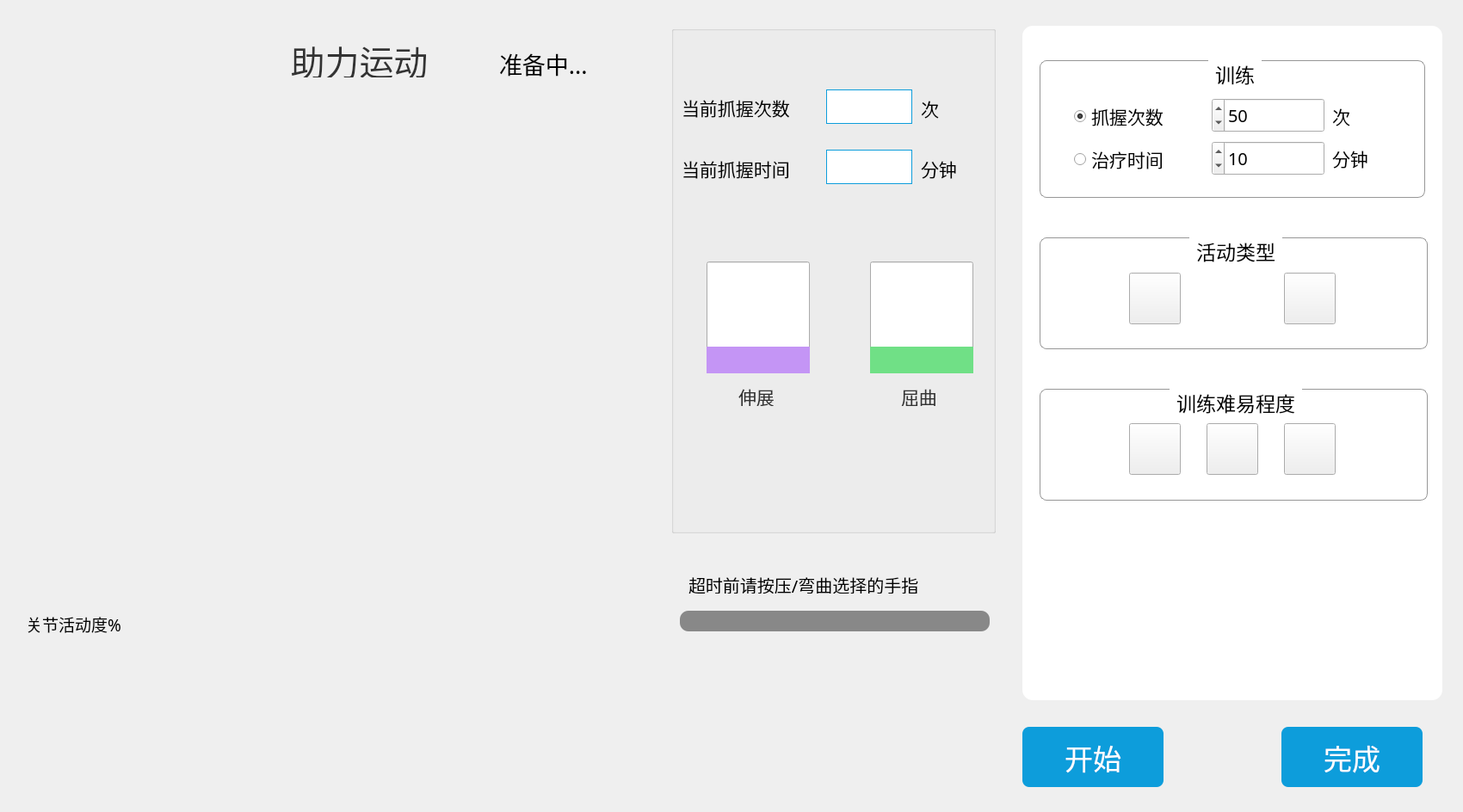
<?xml version="1.0" encoding="UTF-8"?>
<ui version="4.0">
 <class>BoostTraining</class>
 <widget class="QWidget" name="BoostTraining">
  <property name="geometry">
   <rect>
    <x>0</x>
    <y>0</y>
    <width>1700</width>
    <height>944</height>
   </rect>
  </property>
  <property name="windowTitle">
   <string>Form</string>
  </property>
  <widget class="QGroupBox" name="groupBox">
   <property name="geometry">
    <rect>
     <x>1188</x>
     <y>30</y>
     <width>488</width>
     <height>784</height>
    </rect>
   </property>
   <property name="styleSheet">
    <string notr="true">#groupBox{background: #FFFFFF;
border-radius: 12px;}</string>
   </property>
   <property name="title">
    <string/>
   </property>
   <widget class="QGroupBox" name="train_GroupBox">
    <property name="geometry">
     <rect>
      <x>20</x>
      <y>40</y>
      <width>448</width>
      <height>160</height>
     </rect>
    </property>
    <property name="font">
     <font>
      <family>黑体</family>
      <pointsize>17</pointsize>
     </font>
    </property>
    <property name="styleSheet">
     <string notr="true">#train_GroupBox{border-radius: 8px;
border: 1px solid #979797;
margin-top:4ex;}
#train_GroupBox::title{subcontrol-origin:margin;
subcontrol-position:top center;
padding:0 5px;}</string>
    </property>
    <property name="title">
     <string>训练</string>
    </property>
    <property name="alignment">
     <set>Qt::AlignCenter</set>
    </property>
    <property name="flat">
     <bool>false</bool>
    </property>
    <widget class="QRadioButton" name="times_RadioButton">
     <property name="geometry">
      <rect>
       <x>40</x>
       <y>50</y>
       <width>151</width>
       <height>30</height>
      </rect>
     </property>
     <property name="font">
      <font>
       <family>黑体</family>
       <pointsize>16</pointsize>
      </font>
     </property>
     <property name="text">
      <string>抓握次数</string>
     </property>
     <property name="checked">
      <bool>true</bool>
     </property>
    </widget>
    <widget class="QRadioButton" name="duration_RadioButton">
     <property name="geometry">
      <rect>
       <x>40</x>
       <y>100</y>
       <width>151</width>
       <height>30</height>
      </rect>
     </property>
     <property name="font">
      <font>
       <family>黑体</family>
       <pointsize>16</pointsize>
      </font>
     </property>
     <property name="text">
      <string>治疗时间</string>
     </property>
    </widget>
    <widget class="QSpinBox" name="times_SpinBox">
     <property name="geometry">
      <rect>
       <x>200</x>
       <y>44</y>
       <width>131</width>
       <height>40</height>
      </rect>
     </property>
     <property name="font">
      <font>
       <family>黑体</family>
       <pointsize>15</pointsize>
      </font>
     </property>
     <property name="layoutDirection">
      <enum>Qt::RightToLeft</enum>
     </property>
     <property name="maximum">
      <number>10000</number>
     </property>
     <property name="value">
      <number>50</number>
     </property>
    </widget>
    <widget class="QSpinBox" name="duration_SpinBox">
     <property name="geometry">
      <rect>
       <x>200</x>
       <y>94</y>
       <width>131</width>
       <height>40</height>
      </rect>
     </property>
     <property name="font">
      <font>
       <family>黑体</family>
       <pointsize>15</pointsize>
      </font>
     </property>
     <property name="layoutDirection">
      <enum>Qt::RightToLeft</enum>
     </property>
     <property name="value">
      <number>10</number>
     </property>
    </widget>
    <widget class="QLabel" name="label">
     <property name="geometry">
      <rect>
       <x>340</x>
       <y>49</y>
       <width>51</width>
       <height>31</height>
      </rect>
     </property>
     <property name="font">
      <font>
       <family>黑体</family>
       <pointsize>16</pointsize>
      </font>
     </property>
     <property name="text">
      <string>次</string>
     </property>
    </widget>
    <widget class="QLabel" name="label_2">
     <property name="geometry">
      <rect>
       <x>340</x>
       <y>98</y>
       <width>71</width>
       <height>31</height>
      </rect>
     </property>
     <property name="font">
      <font>
       <family>黑体</family>
       <pointsize>16</pointsize>
      </font>
     </property>
     <property name="text">
      <string>分钟</string>
     </property>
    </widget>
   </widget>
   <widget class="QGroupBox" name="moveType_GroupBox">
    <property name="geometry">
     <rect>
      <x>20</x>
      <y>246</y>
      <width>451</width>
      <height>130</height>
     </rect>
    </property>
    <property name="font">
     <font>
      <family>黑体</family>
      <pointsize>17</pointsize>
     </font>
    </property>
    <property name="styleSheet">
     <string notr="true">#moveType_GroupBox{border-radius: 8px;
border: 1px solid #979797;
margin-top:4ex;}
#moveType_GroupBox::title{subcontrol-origin:margin;
subcontrol-position:top center;
padding:0 5px;}</string>
    </property>
    <property name="title">
     <string>活动类型</string>
    </property>
    <widget class="QPushButton" name="fourFinger_Btn">
     <property name="geometry">
      <rect>
       <x>104</x>
       <y>41</y>
       <width>60</width>
       <height>60</height>
      </rect>
     </property>
     <property name="styleSheet">
      <string notr="true">QPushButton{border-image: url(:/new/prefix1/source/buttons/level/boostFourNoSelected.png);}
QPushButton:hover{border-image: url(:/new/prefix1/source/buttons/level/boostFourHover.png);}</string>
     </property>
     <property name="text">
      <string/>
     </property>
    </widget>
    <widget class="QPushButton" name="oneFinger_Btn">
     <property name="geometry">
      <rect>
       <x>284</x>
       <y>41</y>
       <width>60</width>
       <height>60</height>
      </rect>
     </property>
     <property name="styleSheet">
      <string notr="true">QPushButton{border-image: url(:/new/prefix1/source/buttons/level/boostOneNoSelected.png);}
QPushButton:hover{border-image: url(:/new/prefix1/source/buttons/level/boostOneHover.png);}</string>
     </property>
     <property name="text">
      <string/>
     </property>
    </widget>
   </widget>
   <widget class="QGroupBox" name="timeInterval_GroupBox">
    <property name="geometry">
     <rect>
      <x>20</x>
      <y>422</y>
      <width>451</width>
      <height>130</height>
     </rect>
    </property>
    <property name="font">
     <font>
      <family>黑体</family>
      <pointsize>17</pointsize>
     </font>
    </property>
    <property name="styleSheet">
     <string notr="true">#timeInterval_GroupBox{border-radius: 8px;
border: 1px solid #979797;
margin-top:4ex;}
#timeInterval_GroupBox::title{subcontrol-origin:margin;
subcontrol-position:top center;
padding:0 5px;}</string>
    </property>
    <property name="title">
     <string>训练难易程度</string>
    </property>
    <widget class="QPushButton" name="level3_Btn">
     <property name="geometry">
      <rect>
       <x>284</x>
       <y>40</y>
       <width>60</width>
       <height>60</height>
      </rect>
     </property>
     <property name="styleSheet">
      <string notr="true">QPushButton{border-image: url(:/new/prefix1/source/buttons/level/level3NoSelect.png);}
QPushButton:hover{border-image: url(:/new/prefix1/source/buttons/level/level3Hover.png);}</string>
     </property>
     <property name="text">
      <string/>
     </property>
    </widget>
    <widget class="QPushButton" name="level1_Btn">
     <property name="geometry">
      <rect>
       <x>104</x>
       <y>40</y>
       <width>60</width>
       <height>60</height>
      </rect>
     </property>
     <property name="styleSheet">
      <string notr="true">QPushButton{border-image: url(:/new/prefix1/source/buttons/level/level1NoSelect.png);}
QPushButton:hover{border-image: url(:/new/prefix1/source/buttons/level/level1Hover.png);}

</string>
     </property>
     <property name="text">
      <string/>
     </property>
    </widget>
    <widget class="QPushButton" name="level2_Btn">
     <property name="geometry">
      <rect>
       <x>194</x>
       <y>40</y>
       <width>60</width>
       <height>60</height>
      </rect>
     </property>
     <property name="styleSheet">
      <string notr="true">QPushButton{border-image: url(:/new/prefix1/source/buttons/level/level2NoSelect.png);}
QPushButton:hover{border-image: url(:/new/prefix1/source/buttons/level/level2Hover.png);}</string>
     </property>
     <property name="text">
      <string/>
     </property>
    </widget>
   </widget>
  </widget>
  <widget class="QPushButton" name="start_Btn">
   <property name="geometry">
    <rect>
     <x>1188</x>
     <y>845</y>
     <width>164</width>
     <height>70</height>
    </rect>
   </property>
   <property name="font">
    <font>
     <family>黑体</family>
     <pointsize>25</pointsize>
    </font>
   </property>
   <property name="styleSheet">
    <string notr="true">QPushButton{background: #0D9DDB;border-radius: 8px;color:white;}
QPushButton:hover{background: #1EAACF;border-radius: 8px;color:#333333;}</string>
   </property>
   <property name="text">
    <string>开始</string>
   </property>
  </widget>
  <widget class="QPushButton" name="finish_Btn">
   <property name="geometry">
    <rect>
     <x>1489</x>
     <y>845</y>
     <width>164</width>
     <height>70</height>
    </rect>
   </property>
   <property name="font">
    <font>
     <family>黑体</family>
     <pointsize>25</pointsize>
    </font>
   </property>
   <property name="styleSheet">
    <string notr="true">QPushButton{background: #0D9DDB;border-radius: 8px;color:white;}
QPushButton:hover{background: #1EAACF;border-radius: 8px;color:#333333;}</string>
   </property>
   <property name="text">
    <string>完成</string>
   </property>
  </widget>
  <widget class="LineChart" name="chart_Widget" native="true">
   <property name="geometry">
    <rect>
     <x>50</x>
     <y>760</y>
     <width>1091</width>
     <height>151</height>
    </rect>
   </property>
   <property name="styleSheet">
    <string notr="true"/>
   </property>
  </widget>
  <widget class="QLabel" name="label_3">
   <property name="geometry">
    <rect>
     <x>30</x>
     <y>710</y>
     <width>221</width>
     <height>31</height>
    </rect>
   </property>
   <property name="font">
    <font>
     <family>黑体</family>
     <pointsize>14</pointsize>
    </font>
   </property>
   <property name="text">
    <string>关节活动度%</string>
   </property>
  </widget>
  <widget class="QGroupBox" name="groupBox_2">
   <property name="geometry">
    <rect>
     <x>780</x>
     <y>30</y>
     <width>377</width>
     <height>590</height>
    </rect>
   </property>
   <property name="title">
    <string/>
   </property>
   <widget class="QLabel" name="label_4">
    <property name="geometry">
     <rect>
      <x>12</x>
      <y>79</y>
      <width>171</width>
      <height>31</height>
     </rect>
    </property>
    <property name="font">
     <font>
      <family>黑体</family>
      <pointsize>16</pointsize>
     </font>
    </property>
    <property name="text">
     <string>当前抓握次数</string>
    </property>
   </widget>
   <widget class="QLabel" name="currentDuration_Label">
    <property name="geometry">
     <rect>
      <x>180</x>
      <y>144</y>
      <width>100</width>
      <height>40</height>
     </rect>
    </property>
    <property name="font">
     <font>
      <family>黑体</family>
      <pointsize>17</pointsize>
     </font>
    </property>
    <property name="styleSheet">
     <string notr="true">background: #FFFFFF;
border: 1px solid #0D9DDB;</string>
    </property>
    <property name="text">
     <string/>
    </property>
   </widget>
   <widget class="QLabel" name="currentTimes_Label">
    <property name="geometry">
     <rect>
      <x>180</x>
      <y>74</y>
      <width>100</width>
      <height>40</height>
     </rect>
    </property>
    <property name="font">
     <font>
      <family>黑体</family>
      <pointsize>17</pointsize>
     </font>
    </property>
    <property name="styleSheet">
     <string notr="true">background: #FFFFFF;
border: 1px solid #0D9DDB;</string>
    </property>
    <property name="text">
     <string/>
    </property>
   </widget>
   <widget class="QLabel" name="label_8">
    <property name="geometry">
     <rect>
      <x>290</x>
      <y>150</y>
      <width>61</width>
      <height>31</height>
     </rect>
    </property>
    <property name="font">
     <font>
      <family>黑体</family>
      <pointsize>16</pointsize>
     </font>
    </property>
    <property name="text">
     <string>分钟</string>
    </property>
   </widget>
   <widget class="QLabel" name="label_9">
    <property name="geometry">
     <rect>
      <x>290</x>
      <y>80</y>
      <width>31</width>
      <height>31</height>
     </rect>
    </property>
    <property name="font">
     <font>
      <family>黑体</family>
      <pointsize>16</pointsize>
     </font>
    </property>
    <property name="text">
     <string>次</string>
    </property>
   </widget>
   <widget class="QProgressBar" name="buckling_ProgressBar">
    <property name="geometry">
     <rect>
      <x>231</x>
      <y>274</y>
      <width>120</width>
      <height>130</height>
     </rect>
    </property>
    <property name="styleSheet">
     <string notr="true">QProgressBar::chunk
{
background:#70E086;
}</string>
    </property>
    <property name="value">
     <number>24</number>
    </property>
    <property name="textVisible">
     <bool>false</bool>
    </property>
    <property name="orientation">
     <enum>Qt::Vertical</enum>
    </property>
   </widget>
   <widget class="QProgressBar" name="stretch_ProgressBar">
    <property name="geometry">
     <rect>
      <x>41</x>
      <y>274</y>
      <width>120</width>
      <height>130</height>
     </rect>
    </property>
    <property name="styleSheet">
     <string notr="true">QProgressBar::chunk
{
background:#C495F5;
}</string>
    </property>
    <property name="value">
     <number>24</number>
    </property>
    <property name="textVisible">
     <bool>false</bool>
    </property>
    <property name="orientation">
     <enum>Qt::Vertical</enum>
    </property>
   </widget>
   <widget class="QLabel" name="label_10">
    <property name="geometry">
     <rect>
      <x>78</x>
      <y>420</y>
      <width>44</width>
      <height>22</height>
     </rect>
    </property>
    <property name="font">
     <font>
      <family>黑体</family>
      <pointsize>16</pointsize>
     </font>
    </property>
    <property name="styleSheet">
     <string notr="true">color:#333333;</string>
    </property>
    <property name="text">
     <string>伸展</string>
    </property>
   </widget>
   <widget class="QLabel" name="label_11">
    <property name="geometry">
     <rect>
      <x>267</x>
      <y>420</y>
      <width>44</width>
      <height>22</height>
     </rect>
    </property>
    <property name="font">
     <font>
      <family>黑体</family>
      <pointsize>16</pointsize>
     </font>
    </property>
    <property name="styleSheet">
     <string notr="true">color:#333333;</string>
    </property>
    <property name="text">
     <string>屈曲</string>
    </property>
   </widget>
   <widget class="QLabel" name="label_7">
    <property name="geometry">
     <rect>
      <x>12</x>
      <y>150</y>
      <width>171</width>
      <height>31</height>
     </rect>
    </property>
    <property name="font">
     <font>
      <family>黑体</family>
      <pointsize>16</pointsize>
     </font>
    </property>
    <property name="text">
     <string>当前抓握时间</string>
    </property>
   </widget>
   <widget class="QLabel" name="label_12">
    <property name="geometry">
     <rect>
      <x>5</x>
      <y>268</y>
      <width>36</width>
      <height>139</height>
     </rect>
    </property>
    <property name="styleSheet">
     <string notr="true">border-image: url(:/new/prefix1/source/dividingRule/vertial.png);</string>
    </property>
    <property name="text">
     <string/>
    </property>
   </widget>
   <widget class="QLabel" name="label_13">
    <property name="geometry">
     <rect>
      <x>195</x>
      <y>268</y>
      <width>36</width>
      <height>139</height>
     </rect>
    </property>
    <property name="styleSheet">
     <string notr="true">border-image: url(:/new/prefix1/source/dividingRule/vertial.png);</string>
    </property>
    <property name="text">
     <string/>
    </property>
   </widget>
   <widget class="QLabel" name="stretch_Label">
    <property name="geometry">
     <rect>
      <x>42</x>
      <y>220</y>
      <width>74</width>
      <height>36</height>
     </rect>
    </property>
    <property name="font">
     <font>
      <family>黑体</family>
      <pointsize>25</pointsize>
     </font>
    </property>
    <property name="text">
     <string/>
    </property>
   </widget>
   <widget class="QLabel" name="buckling_Label">
    <property name="geometry">
     <rect>
      <x>230</x>
      <y>220</y>
      <width>74</width>
      <height>36</height>
     </rect>
    </property>
    <property name="font">
     <font>
      <family>黑体</family>
      <pointsize>25</pointsize>
     </font>
    </property>
    <property name="text">
     <string/>
    </property>
   </widget>
  </widget>
  <widget class="QLabel" name="label_14">
   <property name="geometry">
    <rect>
     <x>257</x>
     <y>50</y>
     <width>321</width>
     <height>40</height>
    </rect>
   </property>
   <property name="font">
    <font>
     <family>黑体</family>
     <pointsize>30</pointsize>
    </font>
   </property>
   <property name="styleSheet">
    <string notr="true">color:#333333;</string>
   </property>
   <property name="text">
    <string>助力运动</string>
   </property>
   <property name="alignment">
    <set>Qt::AlignCenter</set>
   </property>
  </widget>
  <widget class="CTrainingHand" name="hand_Widget" native="true">
   <property name="geometry">
    <rect>
     <x>131</x>
     <y>111</y>
     <width>581</width>
     <height>585</height>
    </rect>
   </property>
   <widget class="QLabel" name="direction_Label">
    <property name="geometry">
     <rect>
      <x>370</x>
      <y>364</y>
      <width>70</width>
      <height>100</height>
     </rect>
    </property>
    <property name="styleSheet">
     <string notr="true">border-image: url(:/new/prefix1/source/image/bluckling.png);</string>
    </property>
    <property name="text">
     <string/>
    </property>
   </widget>
  </widget>
  <widget class="QProgressBar" name="timeOut_ProgressBar">
   <property name="geometry">
    <rect>
     <x>790</x>
     <y>710</y>
     <width>360</width>
     <height>24</height>
    </rect>
   </property>
   <property name="styleSheet">
    <string notr="true">#timeOut_ProgressBar{border:none;background:#888888; border-radius:10px;}
QProgressBar::chunk 
{
      background-color:#70E086;
      border-radius:10px;
}</string>
   </property>
   <property name="value">
    <number>0</number>
   </property>
   <property name="textVisible">
    <bool>false</bool>
   </property>
  </widget>
  <widget class="QLabel" name="label_15">
   <property name="geometry">
    <rect>
     <x>800</x>
     <y>670</y>
     <width>271</width>
     <height>20</height>
    </rect>
   </property>
   <property name="font">
    <font>
     <family>黑体</family>
     <pointsize>15</pointsize>
    </font>
   </property>
   <property name="text">
    <string>超时前请按压/弯曲选择的手指</string>
   </property>
  </widget>
  <widget class="QLabel" name="trainTips_Label">
   <property name="geometry">
    <rect>
     <x>580</x>
     <y>48</y>
     <width>191</width>
     <height>51</height>
    </rect>
   </property>
   <property name="font">
    <font>
     <family>黑体</family>
     <pointsize>20</pointsize>
    </font>
   </property>
   <property name="text">
    <string>准备中...</string>
   </property>
  </widget>
 </widget>
 <customwidgets>
  <customwidget>
   <class>CTrainingHand</class>
   <extends>QWidget</extends>
   <header>ctraininghand.h</header>
   <container>1</container>
  </customwidget>
  <customwidget>
   <class>LineChart</class>
   <extends>QWidget</extends>
   <header>linechart.h</header>
   <container>1</container>
  </customwidget>
 </customwidgets>
 <resources/>
 <connections/>
</ui>
